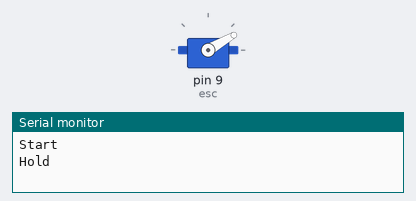
Bench run of a sketch on a simulated Arduino Uno, built with avr-gcc and run on an emulated ATmega328P. On the bench: servo, the last lines printed to the serial monitor.

Above: at 0.1 s.
At 30.1 s:
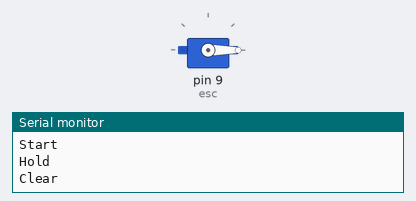
Timing chart, 0 to 31.6 s (numbered marks = the images above):
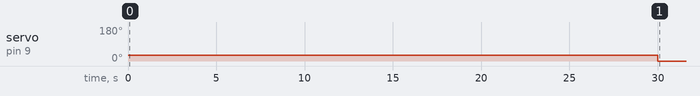

The sketch:

spin_coater.ino
```cpp
# include <Servo.h>
const float E = 2.718281828459045235360287471352; // no preguntes si ya sabes
//declaración de variables
const float volt_config = 5; //selección de configuración de voltaje
const float speed = 800000000000000; //aceleración angular (en rpm/s)
const float RPM_start = 100; //rpm de inicio para la configuración
const float RPM_stop = 2000; //rpm de finalización para la configuración
int main_delay = 30;//segundos de rotación a máxima velocidad

float RPM_min=0; //rpm mínima de la configuración
float RPM_max=0; //rpm máxima de la configuración
float k = 0; //constante de proporcionalidad en la constante

int microseconds_min = 1110; //microseconds para alcanzar el mínimo
int microseconds_max = 2000; //microseconds para alcanzar el máximo

int microseconds_start = 0; //microseconds de inicio para configuración
int microseconds_stop = 0; //microseconds de finalización para la configuración

int par_delay = 0; //delay parcial

//prototipo de las funciones
void config(); //configuración
double function(int microseconds); //función de transformación
double inverse(float rpm); //función inversa de transformación
double m_delay(int microseconds); //calcula el delay entre los saltos

Servo esc;

void setup() {
  Serial.begin(9600);
  Serial.println("");
  esc.attach(9,1000,2000);
  Serial.println("Start");
  config();
  microseconds_start = inverse(RPM_start);
  microseconds_stop = inverse(RPM_stop);
  // for (int m = microseconds_start; m < microseconds_stop; ++m) {
    // par_delay = m_delay(m);
    // esc.writeMicroseconds(m);
    // delay(par_delay);
    // Serial.print("microseconds:");// impresión de data
    // Serial.print(m);
    // Serial.print(", delay:");
    // Serial.print(par_delay);
    // Serial.print(", RPM:");
    // Serial.println(function(m));
  // }
  esc.writeMicroseconds(microseconds_stop);
  main_delay = main_delay*1000;
  Serial.println("Hold");
  delay(main_delay);
  Serial.println("Clear");
  }

void loop(){
  esc.writeMicroseconds(0);
}

//delay
double m_delay(int microseconds){
  int plus = microseconds+1;
  float diff = function(plus)-function(microseconds);
  int delay_p = (diff/speed)*1000;
  return delay_p;}
//configuraciones
void config(){
  if(volt_config==4.5){
    RPM_min=181.45;
    RPM_max=4724.41;
    k=0.0067;
  }
  if(volt_config==5){
    RPM_min=419.09;
    RPM_max=5309.73;
    k=0.006806947327925002;
  }
  if(volt_config==8){
    RPM_min=1470.59;
    RPM_max=8571.43;
    k=0.007221156275187404;
  }}

//funcion
double function(int microseconds){
  float exponent = -k*(microseconds-microseconds_min); //parametro exponente de la función
  float rpm = (RPM_max-RPM_min)*(1-pow(E,exponent))+RPM_min; //función
  return rpm;}

//inversa
double inverse(float rpm){
  float logarithm = 1-((rpm-RPM_min)/(RPM_max-RPM_min)); //parametro logaritmo de la función inversa
  int microseconds = -(log(logarithm)/k)+microseconds_min; //función inversa
  return microseconds;}
//end code
```

Measured:
- by itself, servo on pin 9 (esc): 30° → 0° at 30.0 s
